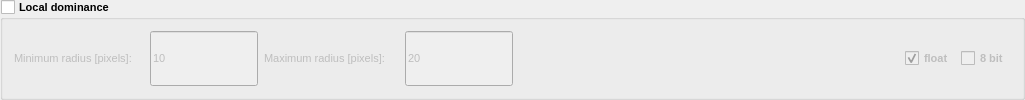
                  <widget class="QGroupBox" name="group_local_dominance">
                   <property name="enabled">
                    <bool>true</bool>
                   </property>
                   <property name="sizePolicy">
                    <sizepolicy hsizetype="Preferred" vsizetype="Preferred">
                     <horstretch>0</horstretch>
                     <verstretch>0</verstretch>
                    </sizepolicy>
                   </property>
                   <property name="minimumSize">
                    <size>
                     <width>1025</width>
                     <height>65</height>
                    </size>
                   </property>
                   <property name="maximumSize">
                    <size>
                     <width>16777215</width>
                     <height>16777215</height>
                    </size>
                   </property>
                   <property name="font">
                    <font>
                     <pointsize>8</pointsize>
                     <weight>75</weight>
                     <bold>true</bold>
                    </font>
                   </property>
                   <property name="accessibleDescription">
                    <string>local_dominance</string>
                   </property>
                   <property name="autoFillBackground">
                    <bool>false</bool>
                   </property>
                   <property name="title">
                    <string>Local dominance</string>
                   </property>
                   <property name="flat">
                    <bool>false</bool>
                   </property>
                   <property name="checkable">
                    <bool>true</bool>
                   </property>
                   <property name="checked">
                    <bool>false</bool>
                   </property>
                   <layout class="QHBoxLayout" name="horizontalLayout_15" stretch="0,0,0">
                    <item>
                     <layout class="QHBoxLayout" name="horizontalLayout_40">
                      <item>
                       <widget class="QLabel" name="label_41">
                        <property name="sizePolicy">
                         <sizepolicy hsizetype="MinimumExpanding" vsizetype="MinimumExpanding">
                          <horstretch>0</horstretch>
                          <verstretch>0</verstretch>
                         </sizepolicy>
                        </property>
                        <property name="minimumSize">
                         <size>
                          <width>130</width>
                          <height>20</height>
                         </size>
                        </property>
                        <property name="maximumSize">
                         <size>
                          <width>16777215</width>
                          <height>16777215</height>
                         </size>
                        </property>
                        <property name="font">
                         <font>
                          <pointsize>8</pointsize>
                          <weight>50</weight>
                          <bold>false</bold>
                         </font>
                        </property>
                        <property name="text">
                         <string>Minimum radius [pixels]:</string>
                        </property>
                       </widget>
                      </item>
                      <item>
                       <widget class="QLineEdit" name="line_ld_min_rad">
                        <property name="sizePolicy">
                         <sizepolicy hsizetype="Preferred" vsizetype="Preferred">
                          <horstretch>0</horstretch>
                          <verstretch>0</verstretch>
                         </sizepolicy>
                        </property>
                        <property name="minimumSize">
                         <size>
                          <width>50</width>
                          <height>20</height>
                         </size>
                        </property>
                        <property name="maximumSize">
                         <size>
                          <width>16777215</width>
                          <height>16777215</height>
                         </size>
                        </property>
                        <property name="font">
                         <font>
                          <pointsize>8</pointsize>
                          <weight>50</weight>
                          <bold>false</bold>
                         </font>
                        </property>
                        <property name="accessibleDescription">
                         <string>min_radius</string>
                        </property>
                        <property name="inputMask">
                         <string>009</string>
                        </property>
                        <property name="text">
                         <string>10</string>
                        </property>
                        <property name="maxLength">
                         <number>3</number>
                        </property>
                        <property name="frame">
                         <bool>true</bool>
                        </property>
                        <property name="placeholderText">
                         <string>315</string>
                        </property>
                        <property name="clearButtonEnabled">
                         <bool>false</bool>
                        </property>
                       </widget>
                      </item>
                      <item>
                       <widget class="QLabel" name="label_42">
                        <property name="sizePolicy">
                         <sizepolicy hsizetype="Preferred" vsizetype="Preferred">
                          <horstretch>0</horstretch>
                          <verstretch>0</verstretch>
                         </sizepolicy>
                        </property>
                        <property name="minimumSize">
                         <size>
                          <width>135</width>
                          <height>20</height>
                         </size>
                        </property>
                        <property name="maximumSize">
                         <size>
                          <width>16777215</width>
                          <height>16777215</height>
                         </size>
                        </property>
                        <property name="font">
                         <font>
                          <pointsize>8</pointsize>
                          <weight>50</weight>
                          <bold>false</bold>
                         </font>
                        </property>
                        <property name="text">
                         <string>Maximum radius [pixels]:</string>
                        </property>
                       </widget>
                      </item>
                      <item>
                       <widget class="QLineEdit" name="line_ld_max_rad">
                        <property name="sizePolicy">
                         <sizepolicy hsizetype="Preferred" vsizetype="Preferred">
                          <horstretch>0</horstretch>
                          <verstretch>0</verstretch>
                         </sizepolicy>
                        </property>
                        <property name="minimumSize">
                         <size>
                          <width>50</width>
                          <height>20</height>
                         </size>
                        </property>
                        <property name="maximumSize">
                         <size>
                          <width>16777215</width>
                          <height>16777215</height>
                         </size>
                        </property>
                        <property name="font">
                         <font>
                          <pointsize>8</pointsize>
                          <weight>50</weight>
                          <bold>false</bold>
                         </font>
                        </property>
                        <property name="accessibleDescription">
                         <string>max_radius</string>
                        </property>
                        <property name="inputMask">
                         <string>009</string>
                        </property>
                        <property name="text">
                         <string>20</string>
                        </property>
                        <property name="maxLength">
                         <number>3</number>
                        </property>
                        <property name="frame">
                         <bool>true</bool>
                        </property>
                        <property name="placeholderText">
                         <string>315</string>
                        </property>
                        <property name="clearButtonEnabled">
                         <bool>false</bool>
                        </property>
                       </widget>
                      </item>
                     </layout>
                    </item>
                    <item>
                     <spacer name="horizontalSpacer_17">
                      <property name="orientation">
                       <enum>Qt::Horizontal</enum>
                      </property>
                      <property name="sizeType">
                       <enum>QSizePolicy::Expanding</enum>
                      </property>
                      <property name="sizeHint" stdset="0">
                       <size>
                        <width>0</width>
                        <height>20</height>
                       </size>
                      </property>
                     </spacer>
                    </item>
                    <item>
                     <layout class="QHBoxLayout" name="horizontalLayout_16">
                      <item>
                       <widget class="QCheckBox" name="check_ld_float">
                        <property name="sizePolicy">
                         <sizepolicy hsizetype="Preferred" vsizetype="Preferred">
                          <horstretch>0</horstretch>
                          <verstretch>0</verstretch>
                         </sizepolicy>
                        </property>
                        <property name="minimumSize">
                         <size>
                          <width>50</width>
                          <height>20</height>
                         </size>
                        </property>
                        <property name="maximumSize">
                         <size>
                          <width>16777215</width>
                          <height>16777215</height>
                         </size>
                        </property>
                        <property name="font">
                         <font>
                          <pointsize>8</pointsize>
                         </font>
                        </property>
                        <property name="text">
                         <string>float</string>
                        </property>
                        <property name="checked">
                         <bool>true</bool>
                        </property>
                       </widget>
                      </item>
                      <item>
                       <widget class="QCheckBox" name="check_ld_8bit">
                        <property name="sizePolicy">
                         <sizepolicy hsizetype="Preferred" vsizetype="Preferred">
                          <horstretch>0</horstretch>
                          <verstretch>0</verstretch>
                         </sizepolicy>
                        </property>
                        <property name="minimumSize">
                         <size>
                          <width>50</width>
                          <height>20</height>
                         </size>
                        </property>
                        <property name="maximumSize">
                         <size>
                          <width>16777215</width>
                          <height>16777215</height>
                         </size>
                        </property>
                        <property name="font">
                         <font>
                          <pointsize>8</pointsize>
                         </font>
                        </property>
                        <property name="text">
                         <string>8 bit</string>
                        </property>
                       </widget>
                      </item>
                     </layout>
                    </item>
                   </layout>
                  </widget>
